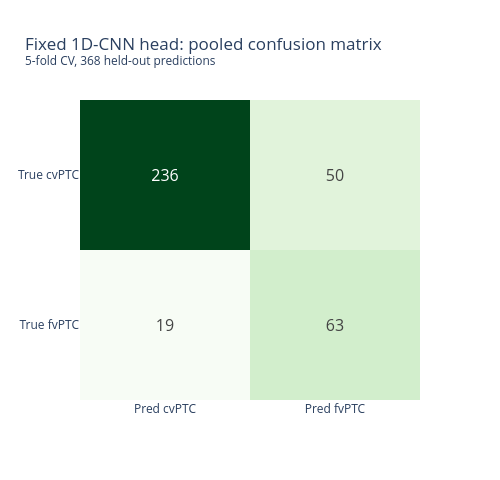

The cell this chart's notebook holds for it:
### Markdown cell above
## 5. Aggregate confusion matrix: fixed model (best sweep config, all 5 folds pooled)

Pooling predictions across all 5 held-out folds gives a single confusion matrix summarizing the fixed model's real-world error pattern on unseen data.

### Code cell
import numpy as np

# Pooled from the 5 per-fold confusion matrices printed in step3/step4 runs
# (cvPTC=0, fvPTC=1), best sweep config (pca=50, hidden=16, l2=.01, dropout=.3, lr=1e-3)
cm_pooled = np.array([
    [46 + 48 + 48 + 47 + 47, 12 + 9 + 9 + 10 + 10],
    [3 + 3 + 6 + 2 + 5,       13 + 14 + 11 + 14 + 11],
])
labels = ['cvPTC', 'fvPTC']

fig = go.Figure(data=go.Heatmap(
    z=cm_pooled, x=[f'Pred {l}' for l in labels], y=[f'True {l}' for l in labels],
    colorscale='Greens', showscale=False, text=cm_pooled, texttemplate='%{text}', textfont_size=16,
))
fig.update_layout(
    title='Fixed 1D-CNN head: pooled confusion matrix<br><sup>5-fold CV, 368 held-out predictions</sup>',
    template='plotly_white', width=500, height=480, yaxis_autorange='reversed',
)
fig.show()

tp = cm_pooled[1, 1]; fn = cm_pooled[1, 0]; tn = cm_pooled[0, 0]; fp = cm_pooled[0, 1]
print(f'cvPTC recall: {tn/(tn+fp):.3f}   fvPTC recall: {tp/(tp+fn):.3f}')
print(f'Overall accuracy: {(tp+tn)/cm_pooled.sum():.3f}')

### Figure 1 — Plotly figure (JSON) as saved in the notebook; plotly's stock layout.template omitted (floating-point values rounded to 4 significant figures)
{"data": [{"colorscale": [[0.0, "rgb(247,252,245)"], [0.125, "rgb(229,245,224)"], [0.25, "rgb(199,233,192)"], [0.375, "rgb(161,217,155)"], [0.5, "rgb(116,196,118)"], [0.625, "rgb(65,171,93)"], [0.75, "rgb(35,139,69)"], [0.875, "rgb(0,109,44)"], [1.0, "rgb(0,68,27)"]], "showscale": false, "text": [[236, 50], [19, 63]], "textfont": {"size": 16}, "texttemplate": "%{text}", "type": "heatmap", "x": ["Pred cvPTC", "Pred fvPTC"], "y": ["True cvPTC", "True fvPTC"], "z": [[236, 50], [19, 63]]}], "layout": {"height": 480, "title": {"text": "Fixed 1D-CNN head: pooled confusion matrix<br><sup>5-fold CV, 368 held-out predictions</sup>"}, "width": 500, "yaxis": {"autorange": "reversed"}}}
